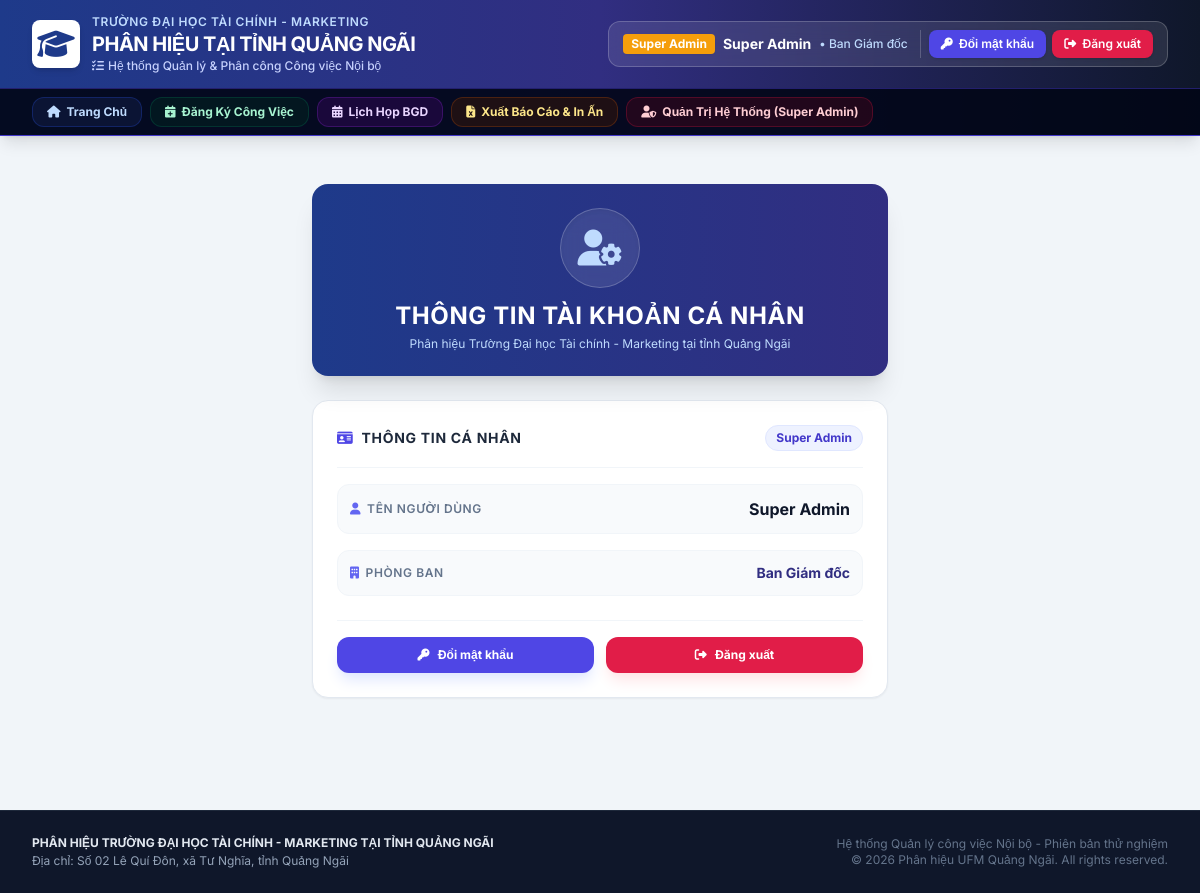
Page /profile.php (signed in) on the committed database.
### tables this page shows
CREATE TABLE IF NOT EXISTS `users` (
    `id` INT AUTO_INCREMENT PRIMARY KEY,
    `fullname` VARCHAR(255) NOT NULL,
    `email` VARCHAR(255) NOT NULL UNIQUE,
    `password` VARCHAR(255) NOT NULL,
    `role` ENUM('BGD', 'TRUONG_PHONG', 'NHAN_VIEN', 'HO_TRO', 'SUPER_ADMIN') NOT NULL DEFAULT 'NHAN_VIEN',
    `department_id` INT NOT NULL,
    FOREIGN KEY (`department_id`) REFERENCES `departments`(`id`) ON DELETE CASCADE
);

CREATE TABLE IF NOT EXISTS `departments` (
    `id` INT AUTO_INCREMENT PRIMARY KEY,
    `code` VARCHAR(20) NOT NULL UNIQUE,
    `name` VARCHAR(255) NOT NULL,
    `color_theme` VARCHAR(50) DEFAULT 'blue',
    `icon` VARCHAR(50) DEFAULT 'fa-building'
);

### includes/auth.php (called while the page is built, shortened)
<?php
function getCurrentUser($pdo) {
    try {
        $stmt = $pdo->prepare("SELECT u.*, d.name AS department_name, d.code AS department_code, d.color_theme, d.icon AS department_icon FROM users u JOIN departments d ON u.department_id = d.id WHERE u.id = ?");
        $stmt->execute([$_SESSION['user_id']]);
        return $stmt->fetch() ?: null;
    } catch (\PDOException $e) {
        return null;
    }
}

### profile.php (the view, shortened to what this page needs)
<?php
require_once __DIR__ . '/includes/header.php';
?>
<div class="max-w-xl mx-auto py-6">
    <div class="bg-gradient-to-r from-blue-900 to-indigo-900 rounded-2xl p-6 text-white shadow-xl mb-6 text-center relative overflow-hidden">
        <div class="w-20 h-20 bg-white/10 rounded-full flex items-center justify-center mx-auto mb-3 backdrop-blur-md border border-white/20 shadow-inner">
            <i class="fa-solid fa-user-gear text-4xl text-blue-200"></i>
        </div>
        <h2 class="text-2xl font-bold tracking-wide uppercase">THÔNG TIN TÀI KHOẢN CÁ NHÂN</h2>
        <p class="text-xs text-blue-200 mt-1">Phân hiệu Trường Đại học Tài chính - Marketing tại tỉnh Quảng Ngãi</p>
    </div>
    <div class="bg-white rounded-2xl shadow-sm border border-slate-200 p-6 mb-6">
        <div class="flex items-center justify-between pb-4 mb-4 border-b border-slate-100">
            <h3 class="font-bold text-slate-800 text-sm uppercase tracking-wider flex items-center gap-2">
                <i class="fa-solid fa-id-card text-indigo-600"></i>
                <span>Thông tin cá nhân</span>
            </h3>
            <?php
            $displayRole = $currentUser['role'];
            if ($displayRole === 'HO_TRO') $displayRole = 'Hỗ trợ';
            elseif ($displayRole === 'TRUONG_PHONG') $displayRole = 'Trưởng phòng';
            elseif ($displayRole === 'NHAN_VIEN') $displayRole = 'Nhân viên';
            elseif ($displayRole === 'BGD') $displayRole = 'Ban Giám đốc';
            elseif ($displayRole === 'SUPER_ADMIN') $displayRole = 'Super Admin';
            ?>
            <span class="px-2.5 py-1 rounded-full text-xs font-bold bg-indigo-50 text-indigo-700 border border-indigo-100">
                <?= htmlspecialchars($displayRole) ?>
            </span>
        </div>
        <div class="space-y-4 text-sm">
            <div class="flex items-center justify-between p-3 bg-slate-50 rounded-xl border border-slate-100">
                <span class="text-xs font-semibold text-slate-500 uppercase tracking-wider flex items-center gap-1.5">
                    <i class="fa-solid fa-user text-indigo-500"></i>
                    <span>Tên người dùng</span>
                </span>
                <span class="font-bold text-slate-900 text-base">
                    <?= htmlspecialchars($currentUser['fullname']) ?>
                </span>
            </div>
            <div class="flex items-center justify-between p-3 bg-slate-50 rounded-xl border border-slate-100">
                <span class="text-xs font-semibold text-slate-500 uppercase tracking-wider flex items-center gap-1.5">
                    <i class="fa-solid fa-building text-indigo-500"></i>
                    <span>Phòng ban</span>
                </span>
                <span class="font-bold text-indigo-900 text-sm">
                    <?= htmlspecialchars($currentUser['department_name']) ?>
                </span>
            </div>
        </div>
        <div class="grid grid-cols-2 gap-3 mt-6 pt-4 border-t border-slate-100">
            <button type="button" onclick="togglePasswordForm()" class="w-full bg-indigo-600 hover:bg-indigo-700 text-white font-bold py-2.5 px-4 rounded-xl text-xs transition shadow-lg shadow-indigo-100 flex items-center justify-center gap-2">
                <i class="fa-solid fa-key"></i>
                <span>Đổi mật khẩu</span>
            </button>
            <a href="logout.php" class="w-full bg-rose-600 hover:bg-rose-700 text-white font-bold py-2.5 px-4 rounded-xl text-xs transition shadow-lg shadow-rose-100 flex items-center justify-center gap-2">
                <i class="fa-solid fa-right-from-bracket"></i>
                <span>Đăng xuất</span>
            </a>
        </div>
    </div>
</div>
<?php require_once __DIR__ . '/includes/footer.php'; ?>

### includes/header.php (shortened to what this page needs)
<?php
require_once __DIR__ . '/auth.php';
require_once __DIR__ . '/functions.php';
$currentUser = getCurrentUser($pdo);
$roleLabel = $currentUser['role'];
if ($roleLabel === 'TRUONG_PHONG') {
    $roleLabel = 'Trưởng phòng';
} elseif ($roleLabel === 'NHAN_VIEN') {
    $roleLabel = 'Nhân viên';
} elseif ($roleLabel === 'HO_TRO') {
    $roleLabel = 'Hỗ trợ';
} elseif ($roleLabel === 'BGD') {
    $roleLabel = 'Ban Giám đốc';
} elseif ($roleLabel === 'SUPER_ADMIN') {
    $roleLabel = 'Super Admin';
}
?>
<!DOCTYPE html>
<html lang="vi">
<head>
    <script src="https://cdn.tailwindcss.com"></script>
    <link rel="stylesheet" href="https://cdnjs.cloudflare.com/ajax/libs/font-awesome/6.5.1/css/all.min.css">
    <link rel="stylesheet" href="https://cdn.jsdelivr.net/npm/flatpickr/dist/flatpickr.min.css">
</head>
<body class="bg-slate-100 font-sans text-slate-800 flex flex-col min-h-screen">
<header class="bg-gradient-to-r from-blue-900 via-indigo-900 to-slate-900 text-white shadow-lg no-print border-b border-indigo-700">
    <div class="w-full px-4 sm:px-6 lg:px-8 py-3.5">
        <div class="flex flex-col md:flex-row md:items-center justify-between gap-4">
            <div class="flex items-center space-x-3">
                <div class="w-12 h-12 bg-white rounded-lg flex items-center justify-center p-1 shadow-md">
                    <i class="fa-solid fa-graduation-cap text-3xl text-blue-900"></i>
                </div>
                <div>
                    <div class="text-xs font-semibold uppercase tracking-wider text-blue-200">
                        TRƯỜNG ĐẠI HỌC TÀI CHÍNH - MARKETING
                    </div>
                    <div class="text-lg md:text-xl font-bold tracking-tight text-white flex items-center gap-2">
                        <span>PHÂN HIỆU TẠI TỈNH QUẢNG NGÃI</span>
                    </div>
                    <div class="text-xs text-indigo-200 flex items-center gap-1 font-medium">
                        <i class="fa-solid fa-[#0088cc] fa-list-check"></i>
                        <span>Hệ thống Quản lý & Phân công Công việc Nội bộ</span>
                    </div>
                </div>
            </div>
            <div class="flex items-center gap-3 bg-white/10 backdrop-blur-md px-3.5 py-2 rounded-xl border border-white/20">
                <div class="flex items-center gap-2 text-xs">
                    <span class="px-2 py-0.5 rounded text-xs font-bold bg-amber-500 text-white shadow-sm">
                        <?= htmlspecialchars($roleLabel) ?>
                    </span>
                    <span class="font-bold text-white text-sm">
                        <?= htmlspecialchars($currentUser['fullname']) ?>
                    </span>
                    <span class="text-blue-200 font-medium">
                        • <?= htmlspecialchars($currentUser['department_name']) ?>
                    </span>
                </div>
                <div class="flex items-center gap-1.5 border-l border-white/20 pl-2">
                    <a href="profile.php" class="bg-indigo-600 hover:bg-indigo-700 text-white px-3 py-1.5 rounded-lg text-xs font-semibold transition flex items-center gap-1.5 shadow" title="Đổi mật khẩu">
                        <i class="fa-solid fa-key"></i>
                        <span>Đổi mật khẩu</span>
                    </a>
                    <a href="logout.php" class="bg-rose-600 hover:bg-rose-700 text-white px-3 py-1.5 rounded-lg text-xs font-semibold transition flex items-center gap-1.5 shadow" title="Đăng xuất">
                        <i class="fa-solid fa-right-from-bracket"></i>
                        <span>Đăng xuất</span>
                    </a>
                </div>
            </div>
        </div>
    </div>
    <nav class="bg-slate-950/90 border-t border-indigo-800/60 px-4 sm:px-6 lg:px-8">
        <div class="w-full flex items-center space-x-1 sm:space-x-2 py-2 overflow-x-auto">
            <?php
            $currentPage = basename($_SERVER['PHP_SELF']);
            ?>
            <a href="index.php" class="px-3.5 py-1.5 rounded-xl text-xs font-bold whitespace-nowrap transition flex items-center gap-1.5 <?= $currentPage === 'index.php' ? 'bg-blue-600 text-white shadow-md shadow-blue-900/50' : 'bg-blue-950/40 text-blue-200 hover:bg-blue-800/50 border border-blue-800/40' ?>">
                <i class="fa-solid fa-house"></i>
                <span>Trang Chủ</span>
            </a>
            <a href="batch_register.php" class="px-3.5 py-1.5 rounded-xl text-xs font-bold whitespace-nowrap transition flex items-center gap-1.5 <?= $currentPage === 'batch_register.php' ? 'bg-emerald-600 text-white shadow-md shadow-emerald-900/50' : 'bg-emerald-950/40 text-emerald-200 hover:bg-emerald-800/50 border border-emerald-800/40' ?>">
                <i class="fa-solid fa-calendar-plus"></i>
                <span>Đăng Ký Công Việc</span>
            </a>
            <a href="bgd_schedule.php" class="px-3.5 py-1.5 rounded-xl text-xs font-bold whitespace-nowrap transition flex items-center gap-1.5 <?= $currentPage === 'bgd_schedule.php' ? 'bg-purple-600 text-white shadow-md shadow-purple-900/50' : 'bg-purple-950/40 text-purple-200 hover:bg-purple-800/50 border border-purple-800/40' ?>">
                <i class="fa-solid fa-calendar-days"></i>
                <span>Lịch Họp BGD</span>
            </a>
            <a href="export.php" class="px-3.5 py-1.5 rounded-xl text-xs font-bold whitespace-nowrap transition flex items-center gap-1.5 <?= $currentPage === 'export.php' ? 'bg-amber-600 text-white shadow-md shadow-amber-900/50' : 'bg-amber-950/40 text-amber-200 hover:bg-amber-800/50 border border-amber-800/40' ?>">
                <i class="fa-solid fa-file-excel"></i>
                <span>Xuất Báo Cáo & In Ấn</span>
            </a>
            <?php if (isset($currentUser['role']) && $currentUser['role'] === 'SUPER_ADMIN'): ?>
                <a href="admin.php" class="px-3.5 py-1.5 rounded-xl text-xs font-bold whitespace-nowrap transition flex items-center gap-1.5 <?= $currentPage === 'admin.php' ? 'bg-rose-600 text-white shadow-md shadow-rose-900/50' : 'bg-rose-950/40 text-rose-200 hover:bg-rose-800/50 border border-rose-800/40' ?>">
                    <i class="fa-solid fa-user-shield"></i>
                    <span>Quản Trị Hệ Thống (Super Admin)</span>
                </a>
            <?php endif; ?>
        </div>
    </nav>
</header>
<main class="flex-grow w-full px-4 sm:px-6 lg:px-8 py-6">

### rows in the picture
users: role "Super Admin", fullname "Super Admin", department.name "Ban Giám đốc"
